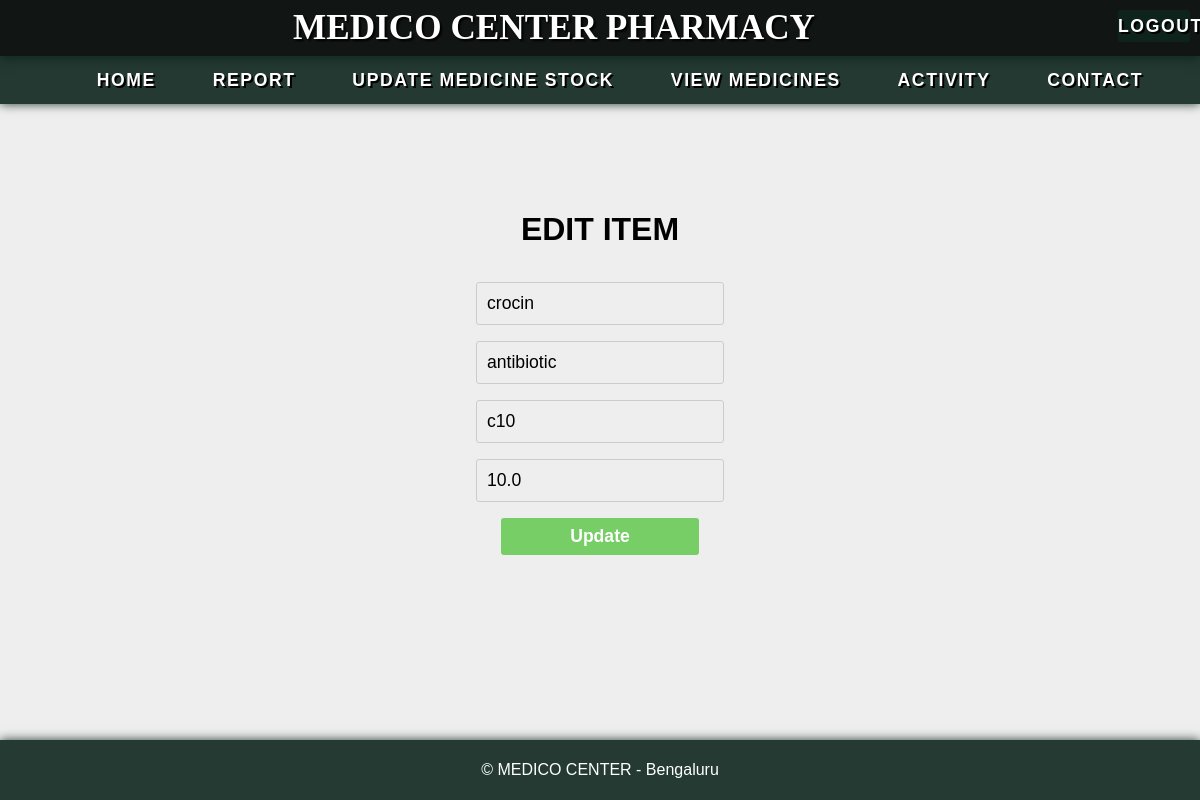
Screenshot of /edit-item/1 with the database file from the repository.
### app/models.py (models this page shows)
class Item(db.Model):
    id = db.Column(db.Integer, primary_key=True)
    name = db.Column(db.String(100), nullable=False)
    group = db.Column(db.String(100), nullable=False)
    quantity = db.Column(db.Integer, nullable=False)
    price = db.Column(db.Float, nullable=False)
    code = db.Column(db.String(100), unique=True, nullable=False)
    user_id = db.Column(db.Integer, db.ForeignKey('user.id'), nullable=False)
    items = db.relationship('BillItem', backref='item',
                            lazy=True, cascade='all, delete-orphan')

### app/views.py (the view)
@app.route('/edit-item/<int:item_id>')
def edit_item(item_id):
    item = Item.query.get(item_id)
    if item:
        return render_template('edit_item.html', item=item)
    else:
        return redirect(url_for('items'))

### app/templates/edit_item.html (shortened to what this page needs)
{% extends 'layout.html' %} {% block title %}Edit Item{% endblock %} {% block
content %}
<section class="edit-item">
  <h2>Edit Item</h2>
  <form action="{{ url_for('update_item') }}" method="post">
    <input
      placeholder="Item Name"
      type="text"
      id="name"
      name="name"
      value="{{ item.name }}"
      required
    />
    <input
      placeholder="Item Group"
      type="text"
      id="group"
      name="group"
      value="{{ item.group }}"
      required
    />
    <input
      placeholder="Item Code"
      type="text"
      id="code"
      name="code"
      value="{{ item.code }}"
      required
    />
    <input
      placeholder="Item Price"
      type="number"
      id="price"
      name="price"
      value="{{ item.price }}"
      step="0.01"
      required
    />
    <button class="btn-submit" type="submit">Update</button>
  </form>
</section>
{% endblock %}

### app/static/css/style.css (style rules this page uses)
:root { --brand-font: Georgia, "Times New Roman", Times, serif; --body-font: "Franklin Gothic Medium", "Arial Narrow", Arial, sans-serif; --main-col: hsla(157, 45%, 10%, 0.898); --accent-col: #0ad4259a; --heading-f-size: 2rem; --default-f-size: 1.1rem; --border-rad: 3px; --container-border-rad: 5px; --main-header-f-col: rgba(255, 255, 255, 1); --headings-col: rgba(75, 121, 1, 0.5); --inp-fields-border: rgb(204, 204, 204); --inp-fields-bg: rgb(238, 238, 238); --buttons-col: rgb(119, 206, 102); }
html { margin: 0 !important; }
* { box-sizing: border-box; }
body { margin: 0; padding: 0; background-color: var(--inp-fields-bg); }
input[type="email"], input[type="text"], #email, input[type="password"], .new-bill input, .add-items-form input, .edit-item form input, .add-stock { margin: 0; max-width: 60%; width: 60%; padding: 10px; border: 1px solid var(--inp-fields-border); border-radius: var(--border-rad); outline-color: var(--main-col); background-color: var(--inp-fields-bg); font-size: var(--default-f-size); }
#login, .btn-submit, .item-delete, .btn-logout, .print-report, .btn-add-stock, .btn-add-items { width: 8vw; padding: 8px; outline: none; border: none; border-radius: var(--border-rad); background-color: var(--buttons-col); color: var(--main-header-f-col); font-size: var(--default-f-size); cursor: pointer; transition: background-color 0.5s ease; font-weight: 600; }
.new-bill h2, .current-bill h2, .container h2, .edit-item h2, .bill-report h2, h3 { font-family: var(--body-font); text-align: center; font-size: var(--heading-f-size); text-transform: uppercase; }
.container, .edit-item { margin-inline: auto; border-radius: var(--border-rad); display: flex; flex-direction: column; justify-content: space-evenly; align-items: center; margin-top: 10vh; width: 40%; }
.add-items-form input, .edit-item form input { margin-top: 1vh; margin-inline: auto; max-width: 100%; width: 100%; }
.container .add-items-form .btn-submit, .edit-item form .btn-submit { width: 80%; align-self: center; margin-top: 4vh; }
.edit-item { max-width: 80%; width: auto; }
.edit-item form { display: flex; flex-direction: column; justify-content: center; align-items: center; }
.edit-item form input { border-radius: var(--border-rad); margin-bottom: 1vh; }
.edit-item form .btn-submit { margin: 1vh auto; border-radius: var(--border-rad); }

### rows the page displays
Item: name "crocin", group "antibiotic", code "c10", price "10.0"
